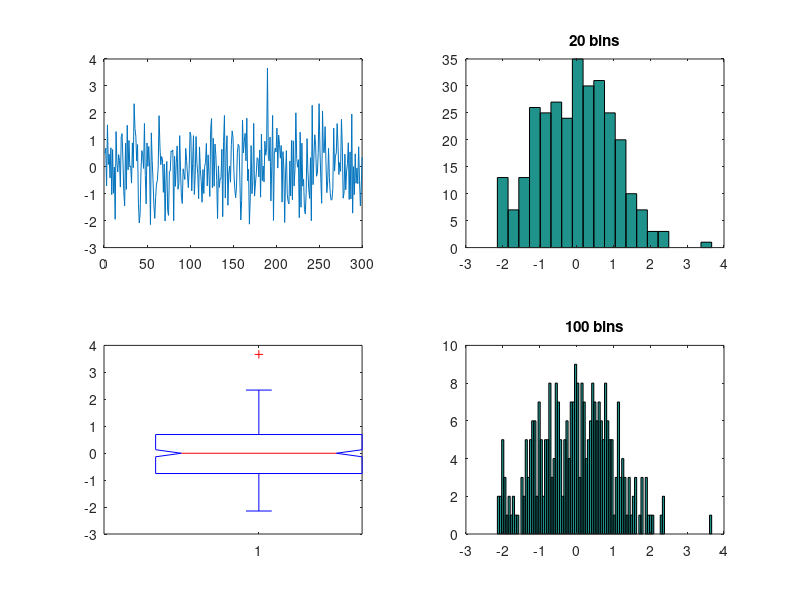

Write MATLAB code to recreate this figure.
x = randn(300,1)
subplot(2, 2, 1)
plot(x)
subplot(2, 2, 2)
hist(x, 20)
title("20 bins")
subplot(2, 2, 3)
boxplot(x, 1)
subplot(2, 2, 4)
hist(x, 100)
title("100 bins")